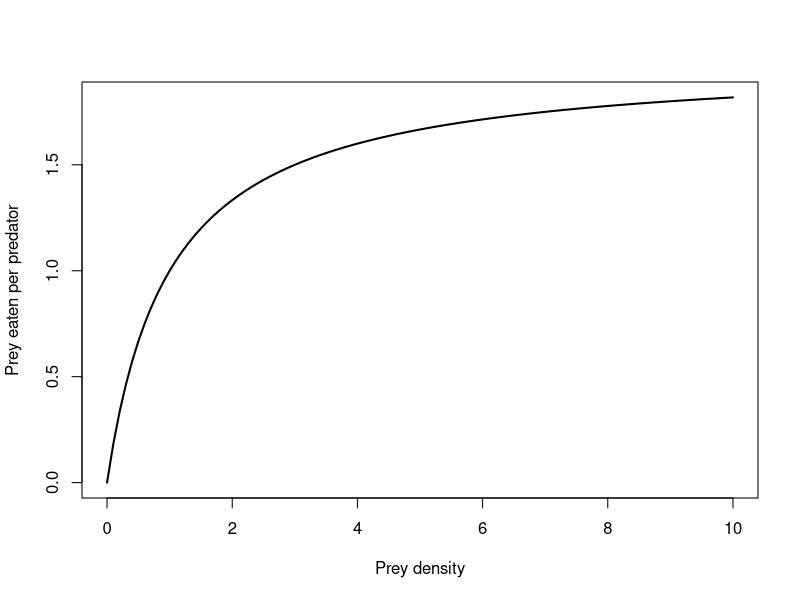
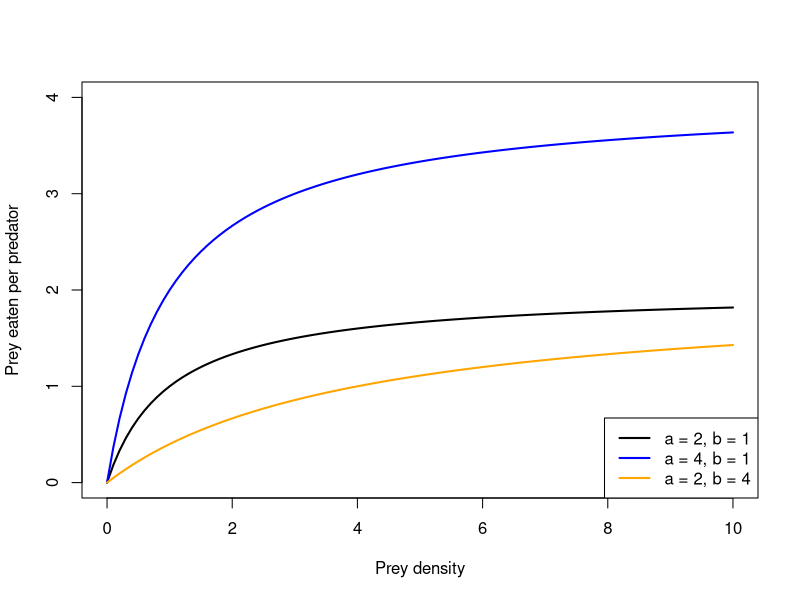
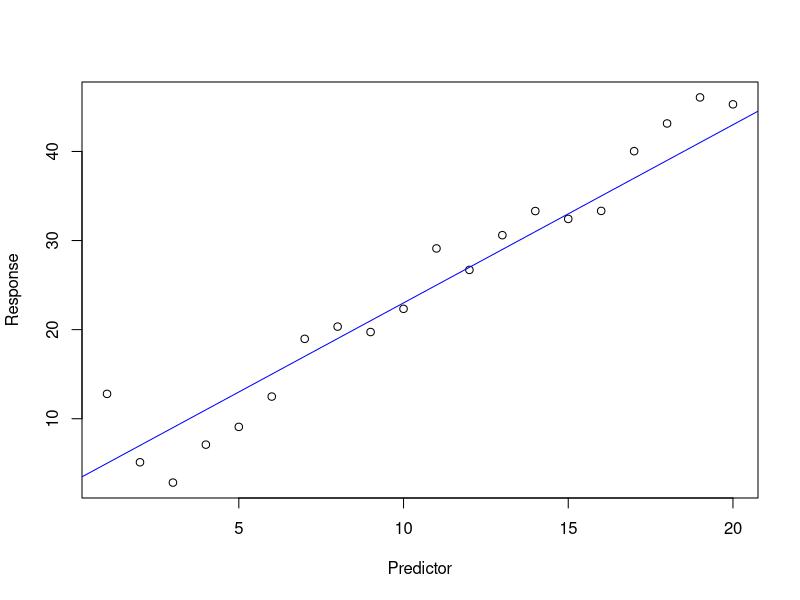
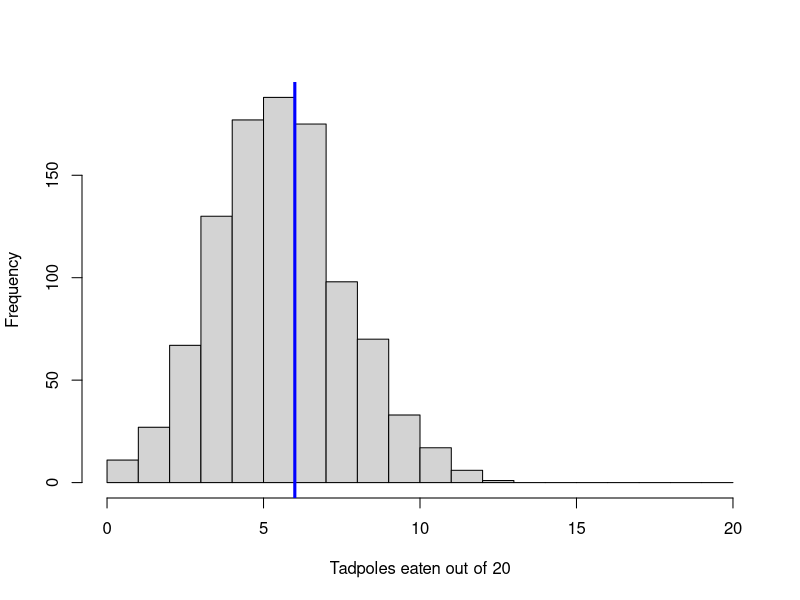
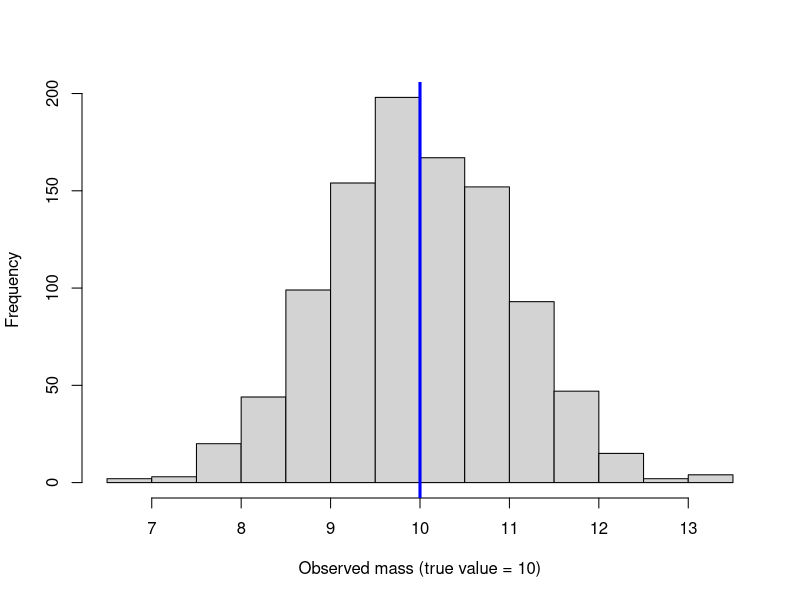
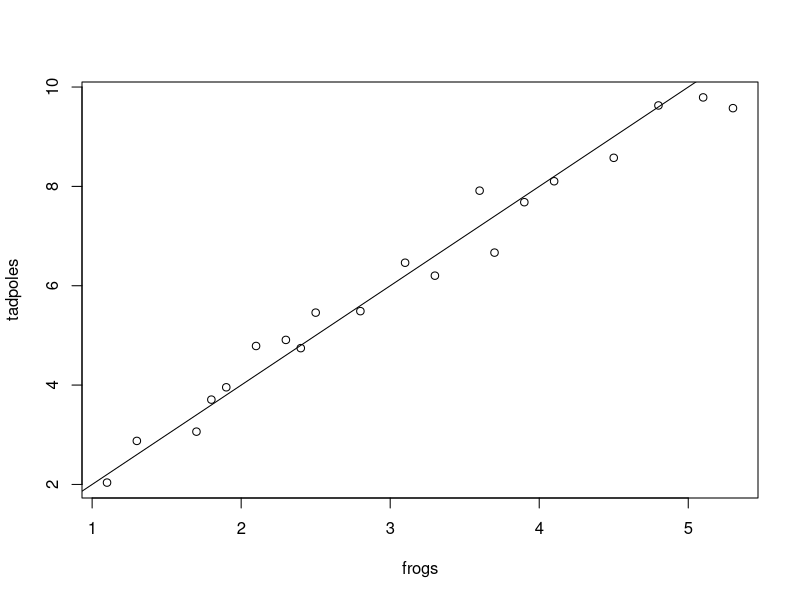
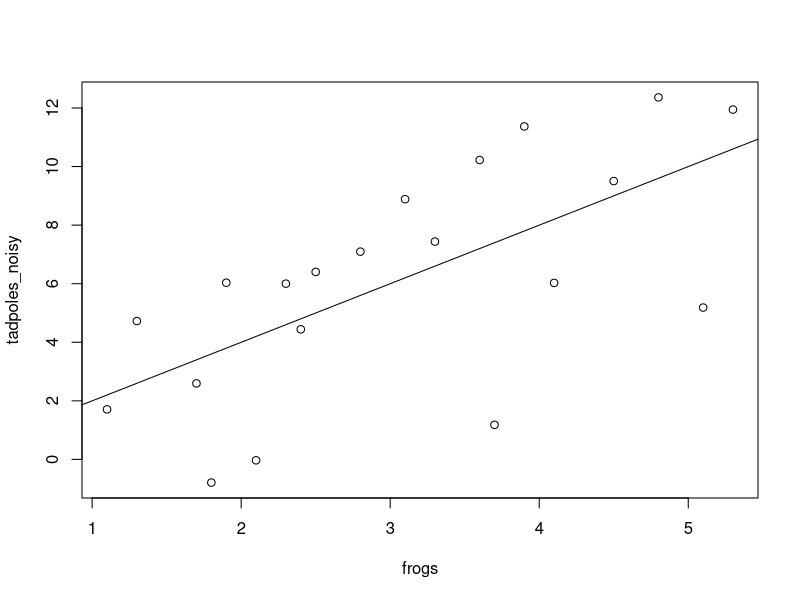
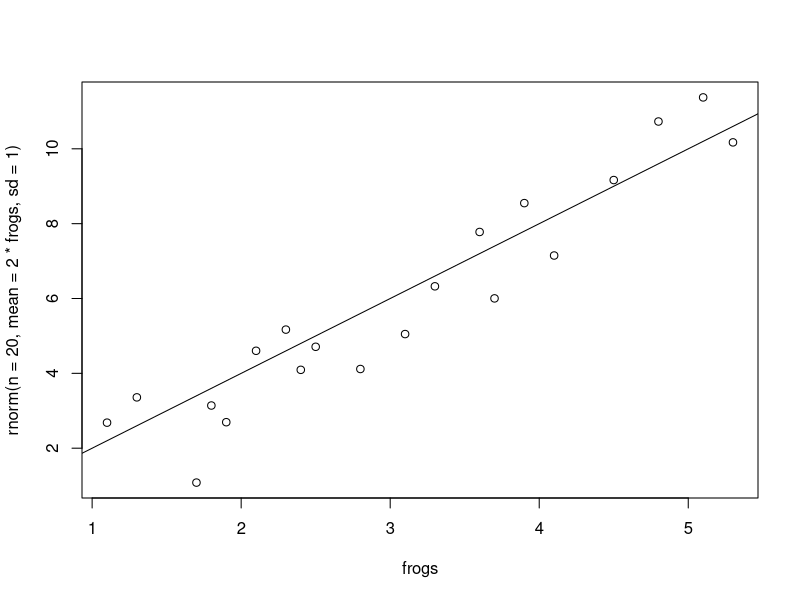

Write the R code that produced these figures, in order.
# Code for chapter 1 examples
#############################

# Covers lectures 2 and 3.
# Chapter 1 is mostly conceptual, so most of this is either
# illustrating an idea from the text or working through the R supplement (1.7).


# begin lecture 2 ---------------------------------------------------------


# A shape you've seen before ----------------------------------------------

  # Section 1.3 uses this curve to make a point about mechanistic vs.
  # phenomenological models.  Let's just look at the shape first.

    curve(2 * x / (1 + x),
          from = 0,
          to = 10,
          lwd = 2,
          xlab = "Prey density",
          ylab = "Prey eaten per predator")

  # Where else in biology have you seen a curve that starts at zero,
  # rises steeply, and then levels off?


# Same curve, two justifications ------------------------------------------

  # The equation is f(x) = ax / (b + x)
  # Written as a function so we can change a and b:

    holling2 <- function(x, a, b){

      a * x / (b + x)

    }

  # In this form, a is the asymptote (the maximum) and b is the half-saturation
  # point, the value of x where the curve reaches a/2.
  #
  # The same curve can also be written with attack rate (alpha) and handling
  # time (h) as the parameters: alpha * x / (1 + alpha * h * x). The two match
  # when a = 1/h and b = 1/(alpha * h), so the maximum is set by handling time
  # and the attack rate is the initial slope, a/b. Which form you write depends
  # on why you are using the curve (see Chapter_3_examples.R).
  #
  # Try changing a and b and see what each one does to the shape.

    curve(holling2(x, a = 2, b = 1), from = 0, to = 10,
          lwd = 2, ylim = c(0, 4),
          xlab = "Prey density", ylab = "Prey eaten per predator")

    curve(holling2(x, a = 4, b = 1), from = 0, to = 10,
          lwd = 2, col = "blue", add = TRUE)

    curve(holling2(x, a = 2, b = 4), from = 0, to = 10,
          lwd = 2, col = "orange", add = TRUE)

    legend("bottomright",
           legend = c("a = 2, b = 1", "a = 4, b = 1", "a = 2, b = 4"),
           col = c("black", "blue", "orange"),
           lwd = 2)

  # Which parameter sets the height of the asymptote?
  # Which one sets how fast we get there?

  # Note that nothing above tells you WHY you picked this curve.
  # That choice is what makes it mechanistic or phenomenological.
  # We'll come back to curves like this in chapter 3, and we'll fit
  # this one to real tadpole predation data in chapter 7.


# The same shape, for a completely different reason ------------------------

  # A straight line makes the same point with less machinery:

    x_vec <- 1:20
    y_vec <- 3 + 2 * x_vec + rnorm(n = 20, mean = 0, sd = 4)

    plot(x = x_vec, y = y_vec,
         xlab = "Predictor", ylab = "Response")

    abline(a = 3, b = 2, col = "blue")

  # Phenomenological: the scatterplot looked straight.
  # Mechanistic: you expect a constant per-unit rate of change.
  # Same line either way.


# Three kinds of variability ----------------------------------------------

  # Section 1.3.2 splits randomness into measurement error,
  # demographic stochasticity, and environmental stochasticity.

  # Demographic stochasticity: identical units, different outcomes.
  # Twenty tadpoles, each with a 30% chance of being eaten.
  # Run this line several times -- the answer changes every time.

    rbinom(n = 1, size = 20, prob = 0.3)

  # Do it 1000 times to see the spread:

    eaten <- rbinom(n = 1000, size = 20, prob = 0.3)

    hist(eaten,
         breaks = 0:20,
         main = "",
         xlab = "Tadpoles eaten out of 20")

    abline(v = 20 * 0.3, col = "blue", lwd = 3)

  # Nothing about the tadpoles or the predator changed between runs.
  # The variation is in the process itself.

  # Measurement error: the truth is fixed, our observation of it isn't.

    true_mass <- 10

    observed_mass <- true_mass + rnorm(n = 1000, mean = 0, sd = 1)

    hist(observed_mass,
         main = "",
         xlab = "Observed mass (true value = 10)")

    abline(v = true_mass, col = "blue", lwd = 3)

  # Both histograms have spread, but they mean different things.
  # If we mis-measure a population it is still there next year.
  # If a predator eats it, it isn't.


# begin lecture 3 ---------------------------------------------------------


# R supplement (1.7): the basics ------------------------------------------

  # Bolker's chapter 1 supplement is about getting R working.
  # We installed everything last time, so here's the sample session.

  # R as a calculator

    2 * 8

    sqrt(25)

  # Assignment.  The book uses "=", but "<-" is the more common style
  # and is what we'll use in this course.

    x <- sqrt(36)

    x

  # Note that R doesn't print anything when you assign.
  # Typing the object's name is what prints it.


# Getting help ------------------------------------------------------------

    ?sqrt              # help page for a specific function

    example(sqrt)      # run the examples from that help page

    help.search("correlation")   # search for a topic

    # help.start()     # opens the full help system in a browser


# Installing packages -----------------------------------------------------

  # We'll need these later in the course.  Only run once.

    # install.packages(c("emdbook", "bbmle", "tidyverse"))

  # Once installed, load them with library() each session:

    # library(emdbook)


# Sample session: frogs and tadpoles --------------------------------------

  # Seed the random number generator so we all get the same answers.

    set.seed(101)

  # Adult frog density in 20 populations, entered by hand with c()

    frogs <- c(1.1, 1.3, 1.7, 1.8, 1.9, 2.1, 2.3, 2.4,
               2.5, 2.8, 3.1, 3.3, 3.6, 3.7, 3.9, 4.1,
               4.5, 4.8, 5.1, 5.3)

  # Tadpole density: on average twice the frog density, plus noise

    tadpoles <- rnorm(n = 20, mean = 2 * frogs, sd = 0.5)

    tadpoles

  # You can leave the argument names out -- rnorm(20, 2*frogs, 0.5) works --
  # but naming them is clearer and safer.

  # Plot tadpoles against frogs, and add the line we know is underneath

    plot(x = frogs, y = tadpoles)

    abline(a = 0, b = 2)

  # Which parts of the scatter are "real" and which are the rnorm() we added?

  # Note what we just did:
  #   mean = 2 * frogs   is the deterministic model (the signal)
  #   sd   = 0.5         is the stochastic model (the noise)
  # Those are the two branches of the flowchart, written as one line of code.


# Turning the noise up ----------------------------------------------------

  # Same signal, same true slope of 2, but much more variable.

    tadpoles_noisy <- rnorm(n = 20, mean = 2 * frogs, sd = 3)

    plot(x = frogs, y = tadpoles_noisy)

    abline(a = 0, b = 2)

  # Would you have guessed the line was there, if we hadn't drawn it?

  # Try a few values of sd and see where the relationship stops being obvious.

    plot(x = frogs, y = rnorm(n = 20, mean = 2 * frogs, sd = 1))
    abline(a = 0, b = 2)

    plot(x = frogs, y = rnorm(n = 20, mean = 2 * frogs, sd = 10))
    abline(a = 0, b = 2)

  # This is why the stochastic half of a model matters as much as the
  # deterministic half.  We'll come back to it properly in the power
  # analysis lecture.


# Can we recover the truth? -----------------------------------------------

  # With real data we never know the right answer.  Here we do: the slope is 2.
  # So we can check whether our estimate is any good.

  # Note carefully what lm() is doing.  We simulated the data, but lm() doesn't
  # know that.  It fits its own model, with its own two halves:
  #
  #   deterministic: a straight line, y = intercept + slope * x
  #   stochastic:    normally distributed errors, constant variance
  #
  # Those are the two branches of the flowchart.  Our simulation happened to use
  # the same shapes, which is why the estimate lands near the truth.  With real
  # data you never get to check that.

    frog_lm <- lm(tadpoles ~ frogs)

    frog_lm

    coef(frog_lm)  # how close is the slope to 2?

  # The flowchart's next box is "estimate confidence regions":

    confint(frog_lm)

  # Does the interval for "frogs" contain the true slope of 2?

  # With set.seed(101) it does NOT: the interval runs from about 1.69 to 1.98.
  # Our 95% confidence interval missed the true value.

  # This is not a mistake.  A 95% interval is built to miss one time in twenty.
  # We just happened to draw one of those.  Since we can simulate as many
  # datasets as we like, we can check that directly:

    covered <- replicate(n = 1000, {

      sim_tadpoles <- rnorm(n = 20, mean = 2 * frogs, sd = 0.5)

      ci <- confint(lm(sim_tadpoles ~ frogs))["frogs", ]

      ci[1] < 2 & 2 < ci[2]   # did this interval contain the truth?

    })

    mean(covered)   # should be close to 0.95

  # That is what "95% confidence" actually means: not "95% sure the truth is in
  # this interval", but "intervals built this way contain the truth 95% of the
  # time".  Ours was one of the 5%.

  # Now the noisy version

    frog_lm_noisy <- lm(tadpoles_noisy ~ frogs)

    coef(frog_lm_noisy)

  # Which one is closer to 2?  Careful -- the answer may surprise you, and it
  # will change depending on the seed.  A single draw can't tell us much.

  # This is the "estimate parameters" box of the flowchart.


# What does the noise actually do to our estimates? -----------------------

  # Instead of one dataset each, let's build a thousand of each and look at
  # the whole set of slope estimates we get.

    slopes_clean <- replicate(n = 1000,
                              coef(lm(rnorm(n = 20,
                                            mean = 2 * frogs,
                                            sd = 0.5) ~ frogs))[2])

    slopes_noisy <- replicate(n = 1000,
                              coef(lm(rnorm(n = 20,
                                            mean = 2 * frogs,
                                            sd = 3) ~ frogs))[2])

  # On average, are either of them wrong?

    mean(slopes_clean)
    mean(slopes_noisy)

  # How spread out are they?

    sd(slopes_clean)
    sd(slopes_noisy)

    hist(slopes_noisy,
         breaks = 40,
         xlim = range(c(slopes_clean, slopes_noisy)),
         main = "",
         xlab = "Estimated slope (true value = 2)")

    hist(slopes_clean,
         breaks = 40,
         add = TRUE,
         col = "blue")

    abline(v = 2, col = "orange", lwd = 3)

  # Both are centered on the truth -- noise doesn't bias the estimate.
  # What noise does is make any single estimate less reliable.

  # So on one draw, the noisy estimate can easily land closer by luck.
  # Over many draws, it rarely does.

  # This is the idea behind power analysis, which we'll cover later on.


# Transforming and summarizing --------------------------------------------

  # Log the response

    log_tadpoles <- log(tadpoles)

    plot(x = frogs, y = log_tadpoles)

  # Three ways to get a similar plot:

    plot(frogs, log(tadpoles))

    plot(frogs, tadpoles, log = "y")   # adjusts the axis, not the values

  # Summary statistics

    mean(tadpoles)

    sd(tadpoles)

    summary(tadpoles)

  # Correlation, and a test of it

    cor(frogs, tadpoles)

    cor.test(frogs, tadpoles)

  # Is that p-value impressive?  We built the data ourselves with very little
  # noise, so a tiny p-value here says more about our simulation than about
  # frogs.  Bolker suggests reporting anything this small as p < 0.001.

  # Compare this with the Sandin & Pacala example from lecture 2.
  # cor.test() tells you whether there's an association.
  # It doesn't tell you the slope, the units, or the mechanism.


# A different draw --------------------------------------------------------

  # Same frogs, same true relationship, different random numbers.

    set.seed(202)

    tadpoles2 <- rnorm(n = 20, mean = 2 * frogs, sd = 0.5)

    cor(frogs, tadpoles)

    cor(frogs, tadpoles2)

    coef(lm(tadpoles2 ~ frogs))

  # Nothing about the frogs changed.  The estimate moved anyway.

  # This is the demographic stochasticity idea from lecture 2: identical
  # setups, different outcomes.  Every real dataset is one draw like this,
  # and we only ever get to see the one.

  # Try it without setting a seed, several times over, to see the spread.
